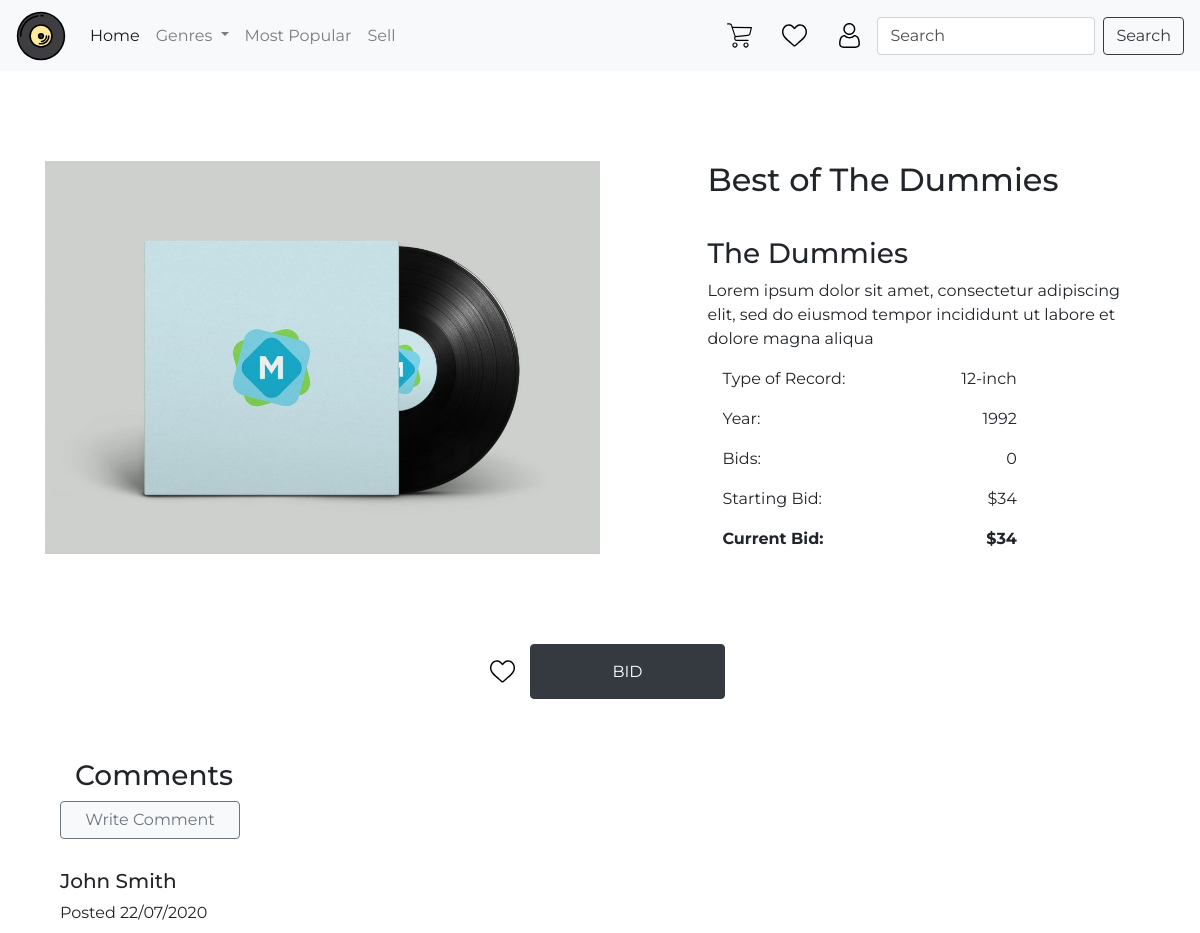
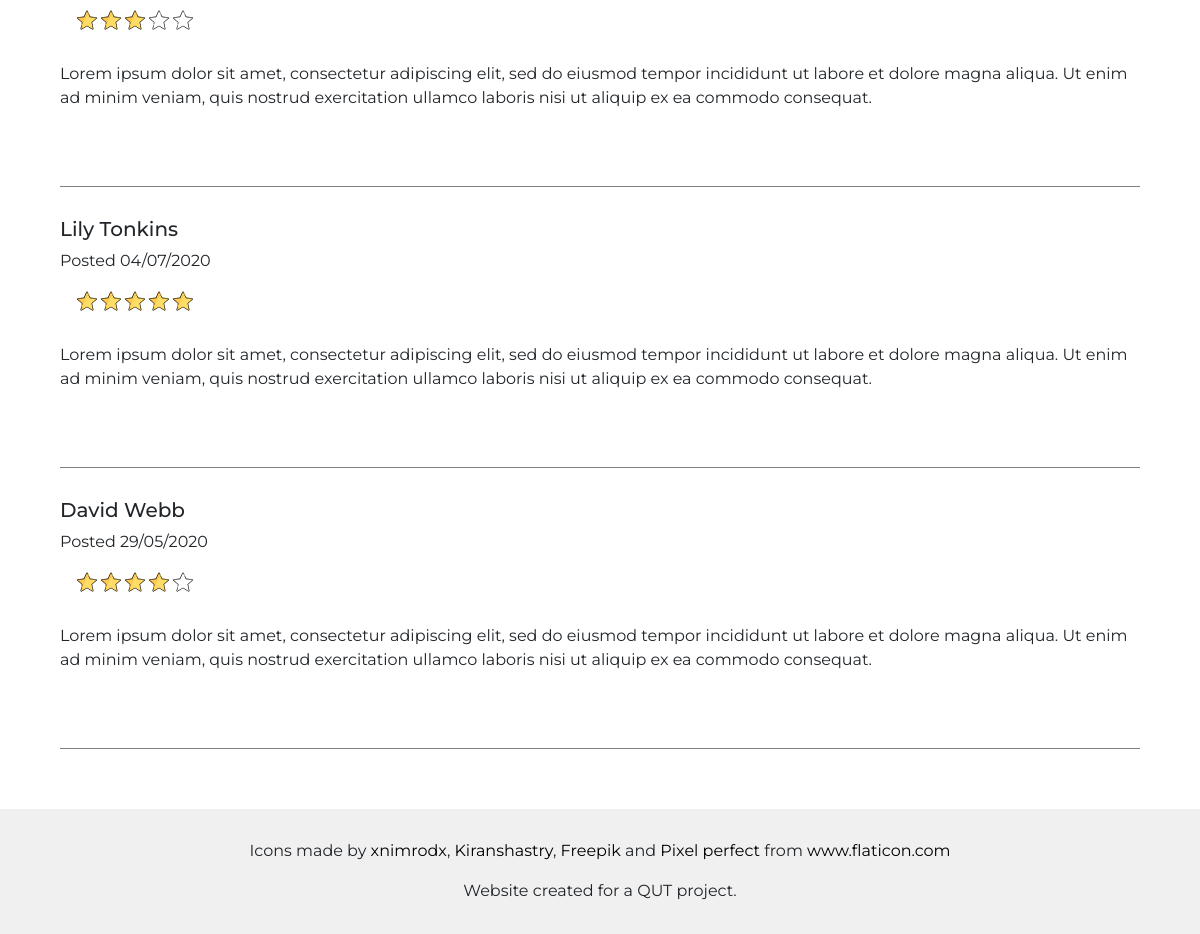
Page /item/15 on the committed database (2 pictures, top to bottom).
### auction/models.py (models this page shows, shortened)
class Item(db.Model):
    __tablename__ = 'items'
    id = db.Column(db.Integer, primary_key=True)
    name = db.Column(db.String(100), index=True, nullable=False)
    description = db.Column(db.String(200), nullable=False)
    artist = db.Column(db.String(100), index=True, nullable=False)
    genre = db.Column(db.String(80), index=True, nullable=False)
    year = db.Column(db.Integer, nullable=False)
    designation = db.Column(db.String(80), nullable=False)
    image = db.Column(db.String(400), nullable=False)
    starting_value = db.Column(db.Integer, nullable=False)
    current_value = db.Column(db.Integer, nullable=False)
    bid_number = db.Column(db.Integer, nullable=True)
    status = db.Column(db.String(80), index=True, nullable=False)
    user_id = db.Column(db.Integer, db.ForeignKey('users.id'))
    date_posted = db.Column(db.String, nullable=False)
    watchlists = db.relationship('Watchlist', backref='items')
    bids = db.relationship('Bid', backref='items')

### auction/auth.py (the view, shortened to what this page needs)
@bp2.route("/<id>")
def show(id):
    seller = False
    details = Item.query.filter_by(id=id).first()
    if seller:
        details = Item.query.filter_by(id=id).first()
        active_bids = Bid.query.filter_by(id=id).first()
        form = CloseAuctionForm()
        return render_template('seller_details.html', active_bids=active_bids, details=details, form=form)
    else:
        form = BidForm()
        details = Item.query.filter_by(id=id).first()
        return render_template('item_details.html', details=details, form=form)

### auction/forms.py
class BidForm(FlaskForm):
    value = IntegerField("Enter Bid Amount:", validators=[NumberRange(min=20), InputRequired
                                                    ("Please bid higher than the current bid")])
    submit = SubmitField("Bid")

### auction/templates/item_details.html (shortened to what this page needs)
{% extends 'base.html' %}
{% import "bootstrap/wtf.html" as wtf %}
{% block content %}
<div class="row def-padding space-between">
    <div class="col-lg-6 col-xs-12 top-btm-padding">
        <img class="img-fluid" src={{details.image}} alt="Record Image">
    </div>
    <div class="col-lg-5 col-xs-12 col-sm-12 col-md-12">
        <h2 class="top-btm-padding">{{details.name}}</h2>
        <h3>{{details.artist}}</h3>
        <p class="card-text">{{details.description}}</p>
        <div class="space-between col-lg-9 col-md-10 col-sm-12">
            <p>Type of Record: </p>
            <p>{{details.designation}}</p>
        </div>
        <div class="space-between col-lg-9 col-md-10 col-sm-12">
            <p>Year: </p>
            <p>{{details.year}}</p>
        </div>
        <div class="space-between col-lg-9 col-md-10 col-sm-12">
            <p>Bids: </p>
            <p>{{details.bid_number}}</p>
        </div>
        <div class="space-between col-lg-9 col-md-10 col-sm-12">
            <p>Starting Bid: </p>
            <p>${{details.starting_value}}</p>
        </div>
        <div class="space-between col-lg-9 col-md-10 col-sm-12 font-weight-bold">
            <p>Current Bid: </p>
            <p>${{details.current_value}}</p>
        </div>
    </div>
</div>
<div class="col-12 justify-center space-between">
    <a class="backgr-default icon-default" href="watchlist" id="watchlist-nav-link"></a>
    <button type="button" class="btn btn-dark col-lg-2 col-md-2 col-sm-10 col-xs-10" data-toggle="modal"
        data-target="#bidModal">BID</a>
</div>
<div class="col-12  def-padding ">
    <h3 class="col-12">Comments</h3>
    <a href="item_details" data-toggle="modal" data-target="#reviewModal"
        class="btn btn-light btn-outline-secondary col-lg-2 col-md-2 col-sm-10 col-xs-10">Write Comment</a>
    <div class="col-12  btm-border top-btm-padding">
        <div class="row">
            <h5 class="col-lg-12 col-sm-12 col-xs-12 ">John Smith</h5>
            <p class="col-lg- col-sm-12 col-xs-12 ">Posted 22/07/2020</p>
        </div>
        <div class="col-12 d-flex">
            <div class="stars star-filled "></div>
            <div class="stars star-filled"></div>
            <div class="stars star-filled"></div>
            <div class="stars star-outline"></div>
            <div class="stars star-outline"></div>
        </div>
        <p class="col-12 top-btm-padding">Lorem ipsum dolor sit amet, consectetur adipiscing elit, sed do eiusmod tempor
            incididunt ut labore et dolore magna aliqua. Ut enim ad minim veniam, quis nostrud exercitation ullamco
            laboris nisi ut aliquip ex ea commodo consequat.</p>
    </div>
    <div class="col-12  btm-border top-btm-padding">
        <div class="row">
            <h5 class="col-lg-12 col-sm-12 col-xs-12 ">Lily Tonkins</h5>
            <p class="col-lg- col-sm-12 col-xs-12 ">Posted 04/07/2020</p>
        </div>
        <div class="col-12 d-flex">
            <div class="stars star-filled "></div>
            <div class="stars star-filled"></div>
            <div class="stars star-filled"></div>
            <div class="stars star-filled"></div>
            <div class="stars star-filled"></div>
        </div>
        <p class="col-12 top-btm-padding">Lorem ipsum dolor sit amet, consectetur adipiscing elit, sed do eiusmod tempor
            incididunt ut labore et dolore magna aliqua. Ut enim ad minim veniam, quis nostrud exercitation ullamco
            laboris nisi ut aliquip ex ea commodo consequat.</p>
    </div>
    <div class="col-12  btm-border top-btm-padding">
        <div class="row">
            <h5 class="col-lg-12 col-sm-12 col-xs-12 ">David Webb</h5>
            <p class="col-lg- col-sm-12 col-xs-12 ">Posted 29/05/2020</p>
        </div>
        <div class="col-12 d-flex">
            <div class="stars star-filled "></div>
            <div class="stars star-filled"></div>
            <div class="stars star-filled"></div>
            <div class="stars star-filled"></div>
            <div class="stars star-outline"></div>
        </div>
        <p class="col-12 top-btm-padding">Lorem ipsum dolor sit amet, consectetur adipiscing elit, sed do eiusmod tempor
            incididunt ut labore et dolore magna aliqua. Ut enim ad minim veniam, quis nostrud exercitation ullamco
            laboris nisi ut aliquip ex ea commodo consequat.</p>
    </div>
</div>
{% endblock %}

### auction/static/styles/style.css (style rules this page uses)
* { font-family: Montserrat; }
a { color: initial; }
.backgr-default { background-size: 100%; background-repeat: no-repeat; }
.icon-default { width: 25px; height: 25px; margin: 15px; }
.stars { width: 20px; height: 20px; margin: 2px; }
.star-filled { background-image: url("../images/star-filled.svg"); }
.star-outline { background-image: url("../images/star.svg"); }
.def-padding { padding: 60px; }
.top-btm-padding { padding: 30px 0 30px 0; }
.btm-border { border-bottom: 1px solid grey; }
.space-between { display: flex; justify-content: space-between; }
.justify-center { display: flex; justify-content: center; }
#watchlist-nav-link { background-image: url("../images/heart.svg"); }
::placeholder { color: rgba(0,0,0,0.7) !important; opacity: 1; }

### rows in the picture
Item: image (picture), name "Best of The Dummies", artist "The Dummies", description "Lorem ipsum dolor sit amet, consectetur adipiscing elit, sed do eiusmod tempor incididunt ut labore et dolore magna aliqua", designation "12-inch", year "1992", bid_number "0", starting_value "34", current_value "34"
